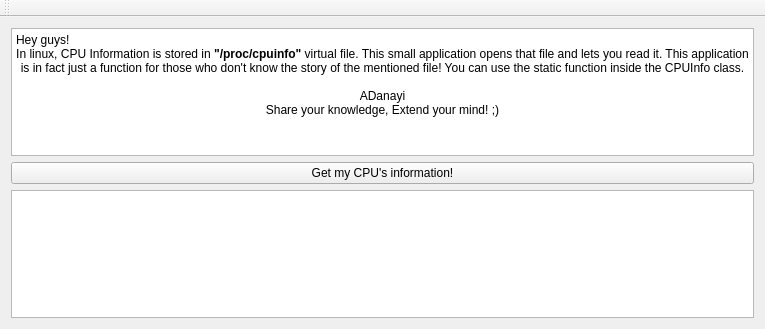
<?xml version="1.0" encoding="UTF-8"?>
<ui version="4.0">
 <class>OnlyWindow</class>
 <widget class="QMainWindow" name="OnlyWindow">
  <property name="geometry">
   <rect>
    <x>0</x>
    <y>0</y>
    <width>765</width>
    <height>329</height>
   </rect>
  </property>
  <property name="windowTitle">
   <string>OnlyWindow</string>
  </property>
  <widget class="QWidget" name="centralWidget">
   <layout class="QGridLayout" name="gridLayout">
    <item row="0" column="0">
     <widget class="QTextBrowser" name="textBrowser">
      <property name="html">
       <string>&lt;!DOCTYPE HTML PUBLIC &quot;-//W3C//DTD HTML 4.0//EN&quot; &quot;http://www.w3.org/TR/REC-html40/strict.dtd&quot;&gt;
&lt;html&gt;&lt;head&gt;&lt;meta name=&quot;qrichtext&quot; content=&quot;1&quot; /&gt;&lt;style type=&quot;text/css&quot;&gt;
p, li { white-space: pre-wrap; }
&lt;/style&gt;&lt;/head&gt;&lt;body style=&quot; font-family:'Sans Serif'; font-size:9pt; font-weight:400; font-style:normal;&quot;&gt;
&lt;p style=&quot; margin-top:0px; margin-bottom:0px; margin-left:0px; margin-right:0px; -qt-block-indent:0; text-indent:0px;&quot;&gt;Hey guys!&lt;/p&gt;
&lt;p align=&quot;center&quot; style=&quot; margin-top:0px; margin-bottom:0px; margin-left:0px; margin-right:0px; -qt-block-indent:0; text-indent:0px;&quot;&gt;In linux, CPU Information is stored in &lt;span style=&quot; font-weight:600;&quot;&gt;&amp;quot;/proc/cpuinfo&amp;quot;&lt;/span&gt; virtual file. This small application opens that file and lets you read it. This application is in fact just a function for those who don't know the story of the mentioned file! You can use the static function inside the CPUInfo class.&lt;/p&gt;
&lt;p align=&quot;center&quot; style=&quot;-qt-paragraph-type:empty; margin-top:0px; margin-bottom:0px; margin-left:0px; margin-right:0px; -qt-block-indent:0; text-indent:0px;&quot;&gt;&lt;br /&gt;&lt;/p&gt;
&lt;p align=&quot;center&quot; style=&quot; margin-top:0px; margin-bottom:0px; margin-left:0px; margin-right:0px; -qt-block-indent:0; text-indent:0px;&quot;&gt;ADanayi&lt;/p&gt;
&lt;p align=&quot;center&quot; style=&quot; margin-top:0px; margin-bottom:0px; margin-left:0px; margin-right:0px; -qt-block-indent:0; text-indent:0px;&quot;&gt;Share your knowledge, Extend your mind! ;)&lt;/p&gt;&lt;/body&gt;&lt;/html&gt;</string>
      </property>
     </widget>
    </item>
    <item row="1" column="0">
     <widget class="QPushButton" name="getInfo">
      <property name="text">
       <string>Get my CPU's information!</string>
      </property>
     </widget>
    </item>
    <item row="2" column="0">
     <widget class="QTextBrowser" name="cpuInfo"/>
    </item>
   </layout>
  </widget>
  <widget class="QMenuBar" name="menuBar">
   <property name="geometry">
    <rect>
     <x>0</x>
     <y>0</y>
     <width>765</width>
     <height>19</height>
    </rect>
   </property>
  </widget>
  <widget class="QToolBar" name="mainToolBar">
   <attribute name="toolBarArea">
    <enum>TopToolBarArea</enum>
   </attribute>
   <attribute name="toolBarBreak">
    <bool>false</bool>
   </attribute>
  </widget>
 </widget>
 <layoutdefault spacing="6" margin="11"/>
 <resources/>
 <connections/>
</ui>
